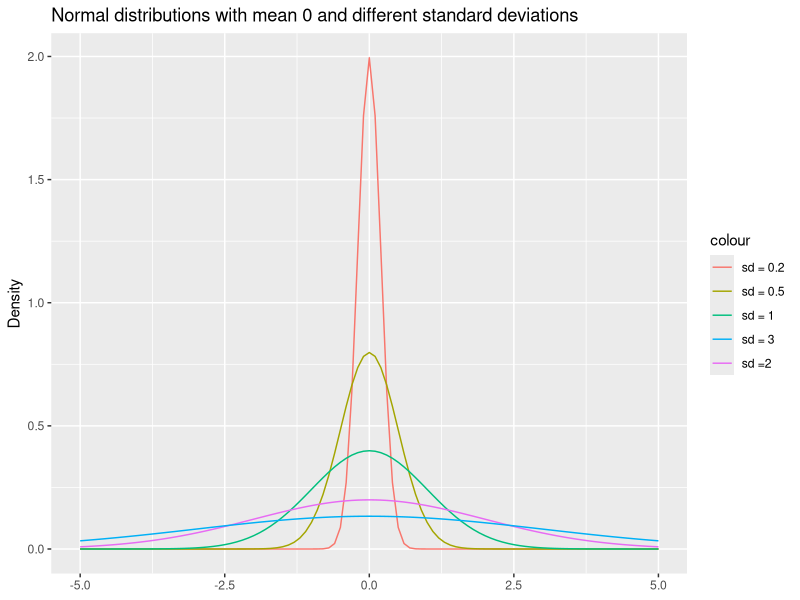
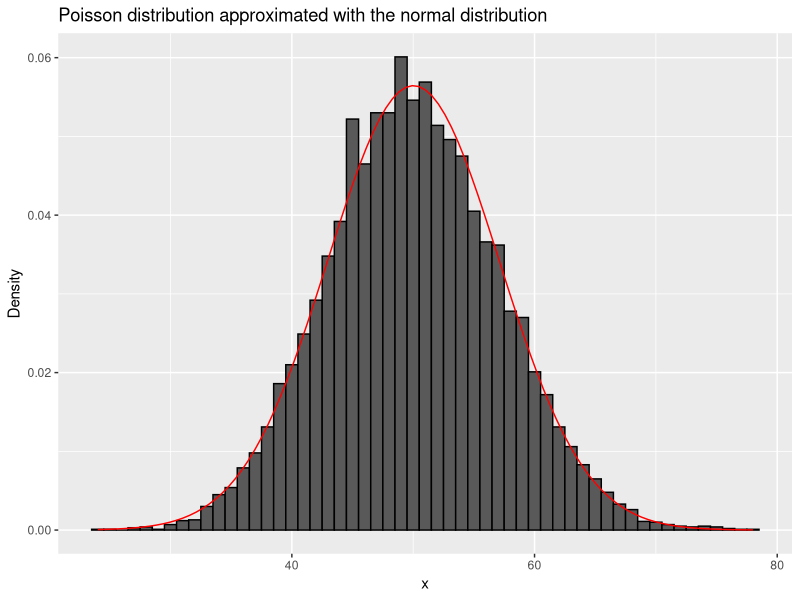

R code for these plots, in order:
library(ggplot2)

# a)
mu <- 0
sigmas <- c(0.2, 0.5, 1, 2, 3)

ggplot() +
  geom_function(fun = dnorm,
                args = list(mean = mu, sd = sigmas[1]),
                aes(colour = "sd = 0.2")) +
  geom_function(fun = dnorm,
                args = list(mean = mu, sd = sigmas[2]),
                aes(colour = "sd = 0.5")) +
  geom_function(fun = dnorm,
                args = list(mean = mu, sd = sigmas[3]),
                aes(colour = "sd = 1")) +
  geom_function(fun = dnorm,
                args = list(mean = mu, sd = sigmas[4]),
                aes(colour = "sd =2")) +
  geom_function(fun = dnorm,
                args = list(mean = mu, sd = sigmas[5]),
                aes(colour = "sd = 3")) +
  labs(title = "Normal distributions with mean 0 and different standard deviations", y = "Density") +
  xlim(-5, 5)

# b)
n <- 10000
lambda <- 50

set.seed(0)
poisson_sample <- rpois(n = n, lambda = lambda)

ggplot(data = data.frame(x = poisson_sample), mapping = aes(x = x)) + geom_histogram(aes(y = after_stat(density)),
                                                                                     binwidth = 1,
                                                                                     colour = "black") + geom_function(
                                                                                       fun = dnorm,
                                                                                       args = list(
                                                                                         mean = mean(poisson_sample),
                                                                                         sd = sd(poisson_sample)
                                                                                       ),
                                                                                       colour =  "red"
                                                                                     ) + labs(title = "Poisson distribution approximated with the normal distribution", y = "Density")
